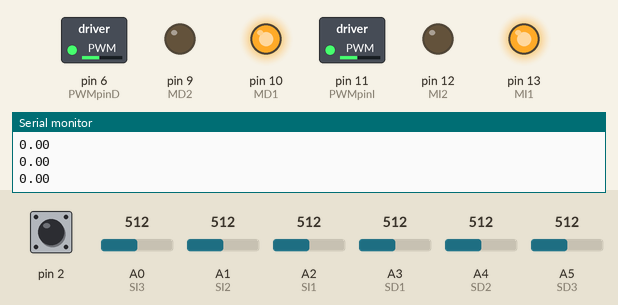
Bench run of a sketch on a simulated Arduino Uno, built with avr-gcc and run on an emulated ATmega328P. Parts: switched loads named in the sketch (green lamp = pin HIGH), output pins drawn as LEDs (lit = HIGH), the last lines printed to the serial monitor. The test bench sets the inputs (shaded band); at power-on: A0 (SI3) = 512, A4 (SD2) = 512, A5 (SD3) = 512, A1 (SI2) = 512, A2 (SI1) = 512, A3 (SD1) = 512, pin 2 HIGH.

Above: at 1.2 s.
1.3 s: A0 (SI3) set to 716
At 2.2 s:
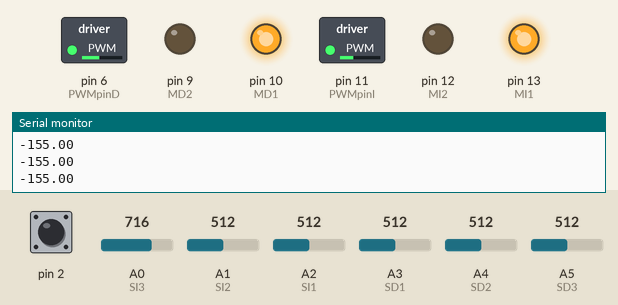
2.8 s: A4 (SD2) set to 716
At 3.2 s:
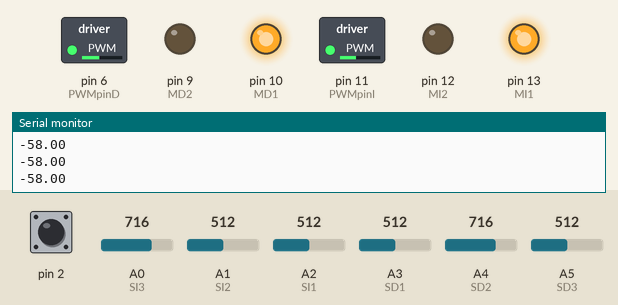
4.3 s: A5 (SD3) set to 716
At 5.4 s:
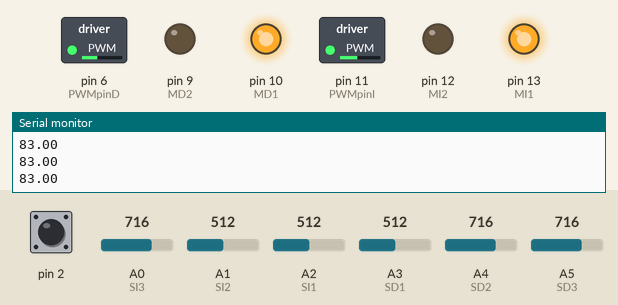
5.8 s: A1 (SI2) set to 910
At 6.6 s:
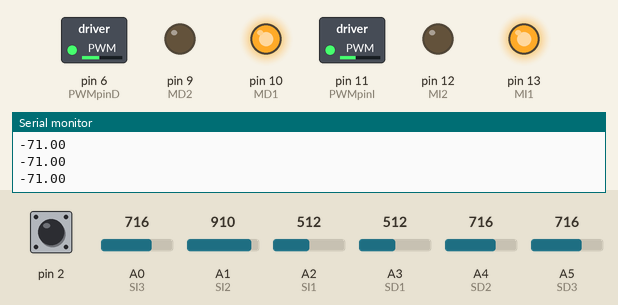
7.3 s: A2 (SI1) set to 716
At 8.0 s:
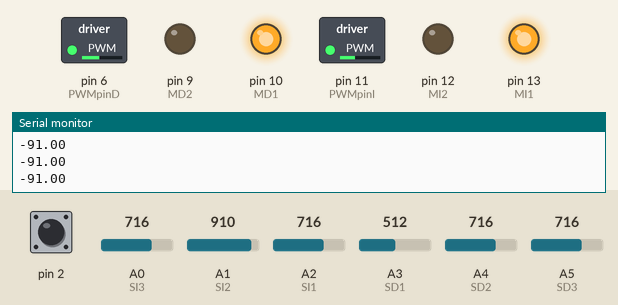
8.8 s: A3 (SD1) set to 716
At 10.2 s:
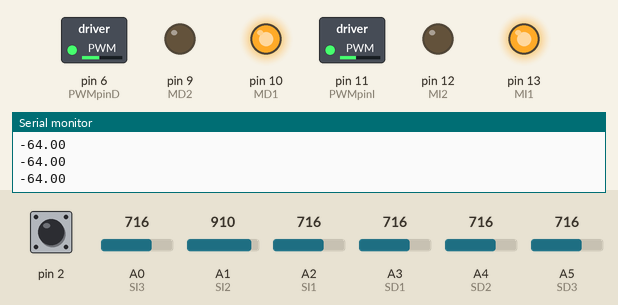
Timing chart, 0 to 11.3 s (numbered marks = the images above; inputs shaded):
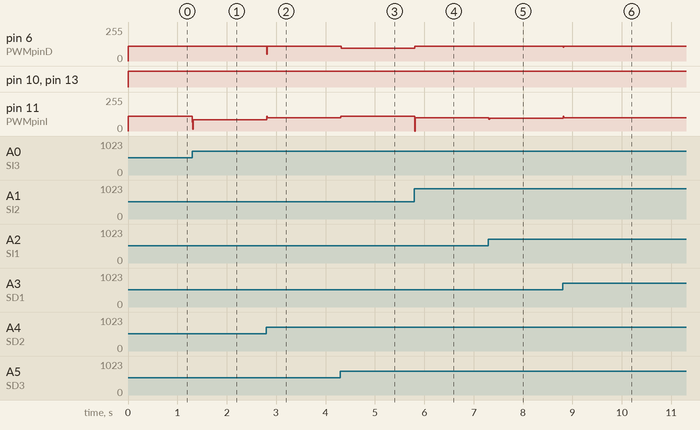

Measured:
- after the input at 1.3 s, pin 11 (PWMpinI): 110/255 → 84/255 at once
- after the input at 2.8 s, pin 6 (PWMpinD): 110/255 → 52/255 at once, → 110/255 0.01 s later; pin 11 (PWMpinI): 84/255 → 101/255 at once
- after the input at 4.3 s, pin 6 (PWMpinD): 110/255 → 96/255 at once; pin 11 (PWMpinI): 101/255 → 110/255 at once
- after the input at 5.8 s, pin 6 (PWMpinD): 96/255 → 110/255 at once; pin 11 (PWMpinI): 110/255 → 98/255 at once
- after the input at 7.3 s, pin 11 (PWMpinI): 98/255 → 95/255 at once
- after the input at 8.8 s, pin 6 (PWMpinD): 110/255 → 102/255 at once, → 110/255 0.01 s later; pin 11 (PWMpinI): 95/255 → 100/255 at once

The sketch:

PID.ino
```cpp
int PWMpinI=11;
int PWMpinD=6;
int MI1=13;
int MI2=12;
int MD1=10;
int MD2=9;
int SI3=A0;
int SI2=A1;
int SI1=A2;
int SD1=A3;
int SD2=A4;
int SD3=A5;
int interrup = 5;
int c=5;
int CANT_LEC = 6;
int CENTRO = 2500;
float last_proportional;
float proportional;
float derivative;
float KP = 0.17;  //0.18
float KD = 0.7;  //1.56
int maxVel = 0;

int last_prop;

void setup(){
  pinMode(SD3,INPUT);
  pinMode(SD1,INPUT);
  pinMode(SD2,INPUT);
  pinMode(SI1,INPUT);
  pinMode(SI2,INPUT);
  pinMode(SI3,INPUT);
  pinMode(PWMpinI,OUTPUT); //PWM Pin 1
  pinMode(PWMpinD,OUTPUT); //PWM Pin 2
  pinMode(MI1,OUTPUT); //Left Motor Pin 1
  pinMode(MI2,OUTPUT); //Left Motor Pin 2
  pinMode(MD1,OUTPUT); //Right Motor Pin 1
  pinMode(MD2,OUTPUT);  //Right Motor Pin 2
  attachInterrupt(0,interrupcion,FALLING);    //INT 0= pin 2
  Serial.begin(9600);

}
void loop(){
  c=interrup;
  //Serial.println(c);
  if(c==0){
    maxVel = 110;
  }
  if(c==1){
    maxVel = 110;
  }
  if(c>1){
    interrup=0;
    c=0;
  }
  //  Serial.println(maxVel);
  //delay(1000);
   proportional = readLine();
   Serial.println(proportional);
   //delay(1000);
   derivative = proportional - last_proportional;
   last_proportional = proportional;

   int power_difference = ( proportional * KP ) + ( derivative * KD );

   if ( power_difference > maxVel ) power_difference = maxVel;
  else if ( power_difference < -maxVel ) power_difference = -maxVel;
  //Adelante();
  // Asignar velocidad calculada en el poder diferencial de los motores
  ( power_difference < 0 ) ? setMotors(maxVel + power_difference, maxVel) : setMotors(maxVel, maxVel - power_difference);

   frenos_contorno(600);
}


void setMotors(int left, int right){

  setMotorLeft(left);
  setMotorRight(right);


}
void setMotorLeft(int left){
  if ( left >= 0 ){
    digitalWrite(MI1,HIGH);
    digitalWrite(MI2,LOW);
  }
  else{
    digitalWrite(MI1,LOW);
    digitalWrite(MI2,HIGH);
    left *= -1;
  }
  analogWrite(PWMpinI,left);
}


void setMotorRight(int right){
  if ( right >= 0 ) {
    digitalWrite(MD1,HIGH);
    digitalWrite(MD2,LOW);
  }
  else  {
    digitalWrite(MD1,LOW);
    digitalWrite(MD2,HIGH);
    right *= -1;
  }
  analogWrite(PWMpinD,right);
}


 float   readLine(){
      int propFinal = 0.0;
      int s0acum = 0;
      int s1acum = 0;
      int s2acum = 0;
      int s3acum = 0;
      int s4acum = 0;
      int s5acum = 0;

      for(int i = 0; i<CANT_LEC ; i++ ){
        s0acum += analogRead(A0);
        s1acum += analogRead(A1);
        s2acum += analogRead(A2);
        s3acum += analogRead(A3);
        s4acum += analogRead(A4);
        s5acum += analogRead(A5);
      }

      float s0 = s0acum/CANT_LEC;
      float s1 = s1acum/CANT_LEC;
      float s2 = s2acum/CANT_LEC;
      float s3 = s3acum/CANT_LEC;
      float s4 = s4acum/CANT_LEC;
      float s5 = s5acum/CANT_LEC;

      propFinal = (((s1*1000)+(s2*2000)+(s3*3000)+(s4*4000)+(s5*5000))/(s0+s1+s2+s3+s4+s5)) - CENTRO;

      return propFinal;

  }

void frenos_contorno(int flanco_comparacion){
     if(proportional<=-1300) //si se salio por la parte derecha de la linea
     {
      setMotors(90,-80);
      while(true)
      {
       if(analogRead(A0) < flanco_comparacion ||  analogRead(A1) < flanco_comparacion )   //asegurar que esta en linea
       {
        if(digitalRead(A2)==1 || digitalRead(A3)==1){
          c=0;
          interrup=0;
          break;
        }
       }
      }
     }

     if(proportional>=900) //si se salio por la parte izquierda de la linea
     {
      setMotors(-80,90);
      while(true){
       if(analogRead(A4)<flanco_comparacion || analogRead(A5)<flanco_comparacion)   {
        if(digitalRead(A2)==1 || digitalRead(A3)==1){
          break;
        }
       }
      }
  }
}

void interrupcion()
   {

   interrup = interrup + 1;
   delay(50);
    }
```
